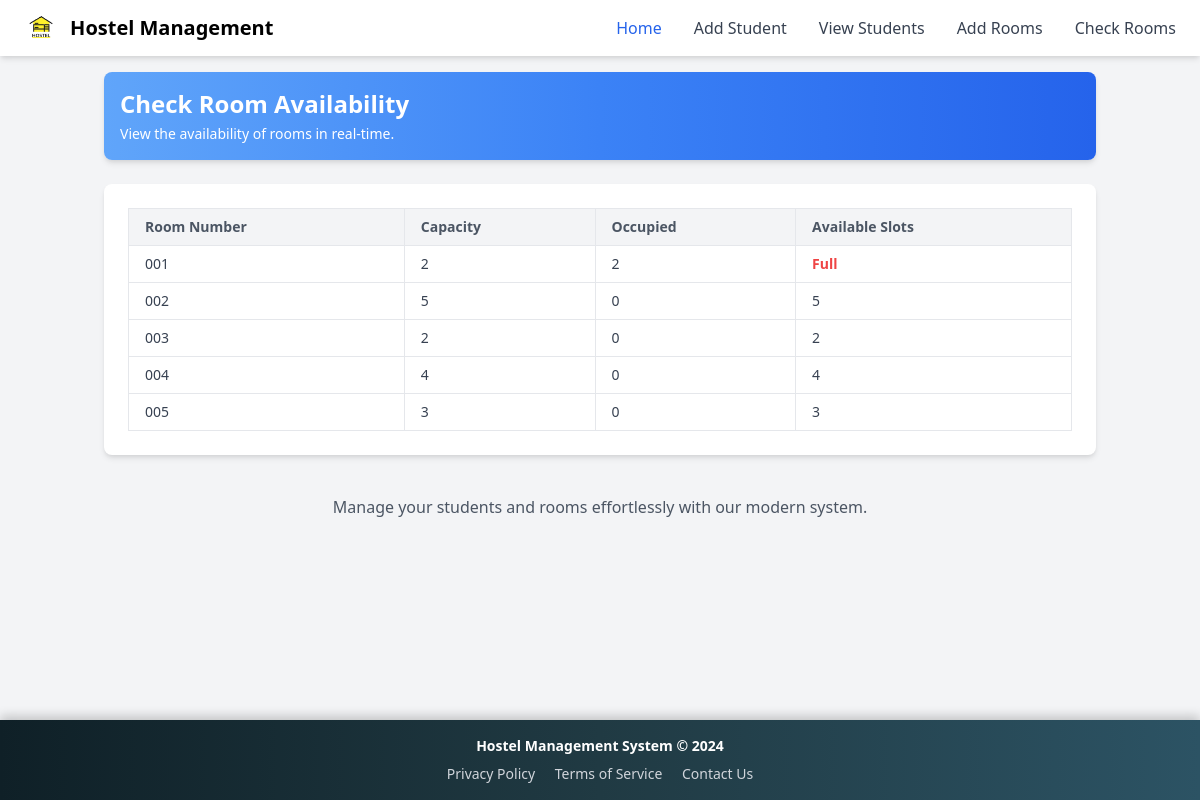
The page /check_rooms.php on the database its author committed.
### tables this page shows
CREATE TABLE `rooms` (
  `id` int(11) NOT NULL,
  `room_number` varchar(10) NOT NULL,
  `capacity` int(11) NOT NULL,
  `occupied` int(11) DEFAULT 0
);

### check_rooms.php (the view)
<?php include 'includes/header.php'; ?>
<?php include 'includes/db_connection.php'; ?>
<div class="container mx-auto p-4 space-y-6">
    <div class="bg-gradient-to-r from-blue-400 via-blue-500 to-blue-600 p-4 rounded-lg shadow-md text-white">
        <h1 class="text-2xl font-bold">Check Room Availability</h1>
        <p class="text-sm mt-1">View the availability of rooms in real-time.</p>
    </div>
    <div class="bg-white p-6 rounded-lg shadow-md">
        <table class="table-auto w-full border-collapse border border-gray-200 text-sm">
            <thead class="bg-gray-100 text-gray-600">
                <tr>
                    <th class="border px-4 py-2 text-left">Room Number</th>
                    <th class="border px-4 py-2 text-left">Capacity</th>
                    <th class="border px-4 py-2 text-left">Occupied</th>
                    <th class="border px-4 py-2 text-left">Available Slots</th>
                </tr>
            </thead>
            <tbody class="divide-y divide-gray-100 text-gray-700">
                <?php
                $result = $conn->query("SELECT room_number, capacity, occupied, capacity - occupied AS available FROM rooms");
                while ($row = $result->fetch_assoc()) {
                    $availableSlots = $row['available'] > 0 ? $row['available'] : '<span class="text-red-500 font-semibold">Full</span>';
                    echo "<tr class='hover:bg-gray-50'>
                            <td class='border px-4 py-2'>{$row['room_number']}</td>
                            <td class='border px-4 py-2'>{$row['capacity']}</td>
                            <td class='border px-4 py-2'>{$row['occupied']}</td>
                            <td class='border px-4 py-2'>{$availableSlots}</td>
                        </tr>";
                }
                ?>
            </tbody>
        </table>
    </div>
</div>
<?php include 'includes/footer.php'; ?>

### includes/footer.php (style rules this page uses)
body { display: flex; flex-direction: column; min-height: 100vh; }

### rows shown on the page
rooms: room_number "001", capacity "2", occupied "2", shows "Full"
rooms: room_number "002", capacity "5", occupied "0", available "5"
rooms: room_number "003", capacity "2", occupied "0", available "2"
rooms: room_number "004", capacity "4", occupied "0", available "4"
rooms: room_number "005", capacity "3", occupied "0", available "3"
